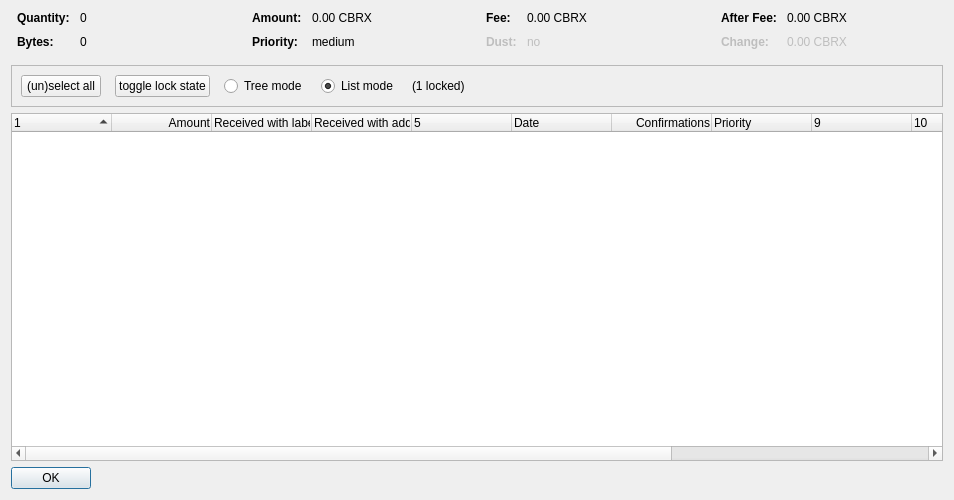
<?xml version="1.0" encoding="UTF-8"?>
<ui version="4.0">
 <class>CoinControlDialog</class>
 <widget class="QDialog" name="CoinControlDialog">
  <property name="geometry">
   <rect>
    <x>0</x>
    <y>0</y>
    <width>954</width>
    <height>500</height>
   </rect>
  </property>
  <property name="windowTitle">
   <string>Coin Selection</string>
  </property>
  <layout class="QVBoxLayout" name="verticalLayout">
   <item>
    <layout class="QHBoxLayout" name="horizontalLayoutTop" stretch="0,0,0,0">
     <property name="topMargin">
      <number>0</number>
     </property>
     <property name="bottomMargin">
      <number>10</number>
     </property>
     <item>
      <layout class="QFormLayout" name="formLayoutCoinControl1">
       <property name="horizontalSpacing">
        <number>10</number>
       </property>
       <property name="verticalSpacing">
        <number>10</number>
       </property>
       <property name="leftMargin">
        <number>6</number>
       </property>
       <property name="rightMargin">
        <number>6</number>
       </property>
       <item row="0" column="0">
        <widget class="QLabel" name="labelCoinControlQuantityText">
         <property name="font">
          <font>
           <weight>75</weight>
           <bold>true</bold>
          </font>
         </property>
         <property name="text">
          <string>Quantity:</string>
         </property>
        </widget>
       </item>
       <item row="0" column="1">
        <widget class="QLabel" name="labelCoinControlQuantity">
         <property name="cursor">
          <cursorShape>IBeamCursor</cursorShape>
         </property>
         <property name="contextMenuPolicy">
          <enum>Qt::ActionsContextMenu</enum>
         </property>
         <property name="text">
          <string notr="true">0</string>
         </property>
         <property name="textInteractionFlags">
          <set>Qt::LinksAccessibleByMouse|Qt::TextSelectableByKeyboard|Qt::TextSelectableByMouse</set>
         </property>
        </widget>
       </item>
       <item row="1" column="0">
        <widget class="QLabel" name="labelCoinControlBytesText">
         <property name="font">
          <font>
           <weight>75</weight>
           <bold>true</bold>
          </font>
         </property>
         <property name="text">
          <string>Bytes:</string>
         </property>
        </widget>
       </item>
       <item row="1" column="1">
        <widget class="QLabel" name="labelCoinControlBytes">
         <property name="cursor">
          <cursorShape>IBeamCursor</cursorShape>
         </property>
         <property name="contextMenuPolicy">
          <enum>Qt::ActionsContextMenu</enum>
         </property>
         <property name="text">
          <string notr="true">0</string>
         </property>
         <property name="textInteractionFlags">
          <set>Qt::LinksAccessibleByMouse|Qt::TextSelectableByKeyboard|Qt::TextSelectableByMouse</set>
         </property>
        </widget>
       </item>
      </layout>
     </item>
     <item>
      <layout class="QFormLayout" name="formLayoutCoinControl2">
       <property name="horizontalSpacing">
        <number>10</number>
       </property>
       <property name="verticalSpacing">
        <number>10</number>
       </property>
       <property name="leftMargin">
        <number>6</number>
       </property>
       <property name="rightMargin">
        <number>6</number>
       </property>
       <item row="0" column="0">
        <widget class="QLabel" name="labelCoinControlAmountText">
         <property name="font">
          <font>
           <weight>75</weight>
           <bold>true</bold>
          </font>
         </property>
         <property name="text">
          <string>Amount:</string>
         </property>
        </widget>
       </item>
       <item row="0" column="1">
        <widget class="QLabel" name="labelCoinControlAmount">
         <property name="cursor">
          <cursorShape>IBeamCursor</cursorShape>
         </property>
         <property name="contextMenuPolicy">
          <enum>Qt::ActionsContextMenu</enum>
         </property>
         <property name="text">
          <string notr="true">0.00 CBRX</string>
         </property>
         <property name="textInteractionFlags">
          <set>Qt::LinksAccessibleByMouse|Qt::TextSelectableByKeyboard|Qt::TextSelectableByMouse</set>
         </property>
        </widget>
       </item>
       <item row="1" column="0">
        <widget class="QLabel" name="labelCoinControlPriorityText">
         <property name="font">
          <font>
           <weight>75</weight>
           <bold>true</bold>
          </font>
         </property>
         <property name="text">
          <string>Priority:</string>
         </property>
        </widget>
       </item>
       <item row="1" column="1">
        <widget class="QLabel" name="labelCoinControlPriority">
         <property name="cursor">
          <cursorShape>IBeamCursor</cursorShape>
         </property>
         <property name="contextMenuPolicy">
          <enum>Qt::ActionsContextMenu</enum>
         </property>
         <property name="text">
          <string>medium</string>
         </property>
         <property name="textInteractionFlags">
          <set>Qt::LinksAccessibleByMouse|Qt::TextSelectableByKeyboard|Qt::TextSelectableByMouse</set>
         </property>
        </widget>
       </item>
      </layout>
     </item>
     <item>
      <layout class="QFormLayout" name="formLayoutCoinControl3">
       <property name="horizontalSpacing">
        <number>10</number>
       </property>
       <property name="verticalSpacing">
        <number>10</number>
       </property>
       <property name="leftMargin">
        <number>6</number>
       </property>
       <property name="rightMargin">
        <number>6</number>
       </property>
       <item row="0" column="0">
        <widget class="QLabel" name="labelCoinControlFeeText">
         <property name="font">
          <font>
           <weight>75</weight>
           <bold>true</bold>
          </font>
         </property>
         <property name="text">
          <string>Fee:</string>
         </property>
        </widget>
       </item>
       <item row="0" column="1">
        <widget class="QLabel" name="labelCoinControlFee">
         <property name="cursor">
          <cursorShape>IBeamCursor</cursorShape>
         </property>
         <property name="contextMenuPolicy">
          <enum>Qt::ActionsContextMenu</enum>
         </property>
         <property name="text">
          <string notr="true">0.00 CBRX</string>
         </property>
         <property name="textInteractionFlags">
          <set>Qt::LinksAccessibleByMouse|Qt::TextSelectableByKeyboard|Qt::TextSelectableByMouse</set>
         </property>
        </widget>
       </item>
       <item row="1" column="0">
        <widget class="QLabel" name="labelCoinControlLowOutputText">
         <property name="enabled">
          <bool>false</bool>
         </property>
         <property name="font">
          <font>
           <weight>75</weight>
           <bold>true</bold>
          </font>
         </property>
         <property name="text">
          <string>Dust:</string>
         </property>
        </widget>
       </item>
       <item row="1" column="1">
        <widget class="QLabel" name="labelCoinControlLowOutput">
         <property name="enabled">
          <bool>false</bool>
         </property>
         <property name="cursor">
          <cursorShape>IBeamCursor</cursorShape>
         </property>
         <property name="contextMenuPolicy">
          <enum>Qt::ActionsContextMenu</enum>
         </property>
         <property name="text">
          <string>no</string>
         </property>
         <property name="textInteractionFlags">
          <set>Qt::LinksAccessibleByMouse|Qt::TextSelectableByKeyboard|Qt::TextSelectableByMouse</set>
         </property>
        </widget>
       </item>
      </layout>
     </item>
     <item>
      <layout class="QFormLayout" name="formLayoutCoinControl4">
       <property name="horizontalSpacing">
        <number>10</number>
       </property>
       <property name="verticalSpacing">
        <number>10</number>
       </property>
       <property name="leftMargin">
        <number>6</number>
       </property>
       <property name="rightMargin">
        <number>6</number>
       </property>
       <item row="0" column="0">
        <widget class="QLabel" name="labelCoinControlAfterFeeText">
         <property name="font">
          <font>
           <weight>75</weight>
           <bold>true</bold>
          </font>
         </property>
         <property name="text">
          <string>After Fee:</string>
         </property>
        </widget>
       </item>
       <item row="0" column="1">
        <widget class="QLabel" name="labelCoinControlAfterFee">
         <property name="cursor">
          <cursorShape>IBeamCursor</cursorShape>
         </property>
         <property name="contextMenuPolicy">
          <enum>Qt::ActionsContextMenu</enum>
         </property>
         <property name="text">
          <string notr="true">0.00 CBRX</string>
         </property>
         <property name="textInteractionFlags">
          <set>Qt::LinksAccessibleByMouse|Qt::TextSelectableByKeyboard|Qt::TextSelectableByMouse</set>
         </property>
        </widget>
       </item>
       <item row="1" column="0">
        <widget class="QLabel" name="labelCoinControlChangeText">
         <property name="enabled">
          <bool>false</bool>
         </property>
         <property name="font">
          <font>
           <weight>75</weight>
           <bold>true</bold>
          </font>
         </property>
         <property name="text">
          <string>Change:</string>
         </property>
        </widget>
       </item>
       <item row="1" column="1">
        <widget class="QLabel" name="labelCoinControlChange">
         <property name="enabled">
          <bool>false</bool>
         </property>
         <property name="cursor">
          <cursorShape>IBeamCursor</cursorShape>
         </property>
         <property name="contextMenuPolicy">
          <enum>Qt::ActionsContextMenu</enum>
         </property>
         <property name="text">
          <string notr="true">0.00 CBRX</string>
         </property>
         <property name="textInteractionFlags">
          <set>Qt::LinksAccessibleByMouse|Qt::TextSelectableByKeyboard|Qt::TextSelectableByMouse</set>
         </property>
        </widget>
       </item>
      </layout>
     </item>
    </layout>
   </item>
   <item>
    <widget class="QFrame" name="frame">
     <property name="minimumSize">
      <size>
       <width>0</width>
       <height>40</height>
      </size>
     </property>
     <property name="frameShape">
      <enum>QFrame::StyledPanel</enum>
     </property>
     <property name="frameShadow">
      <enum>QFrame::Sunken</enum>
     </property>
     <layout class="QHBoxLayout" name="horizontalLayout">
      <item>
       <layout class="QHBoxLayout" name="horizontalLayoutPanel" stretch="0,0,0,0,0,0">
        <property name="spacing">
         <number>14</number>
        </property>
        <item>
         <widget class="QPushButton" name="pushButtonSelectAll">
          <property name="sizePolicy">
           <sizepolicy hsizetype="Maximum" vsizetype="Fixed">
            <horstretch>0</horstretch>
            <verstretch>0</verstretch>
           </sizepolicy>
          </property>
          <property name="text">
           <string>(un)select all</string>
          </property>
          <property name="autoDefault">
           <bool>false</bool>
          </property>
         </widget>
        </item>
        <item>
         <widget class="QPushButton" name="pushButtonToggleLock">
          <property name="sizePolicy">
           <sizepolicy hsizetype="Maximum" vsizetype="Fixed">
            <horstretch>0</horstretch>
            <verstretch>0</verstretch>
           </sizepolicy>
          </property>
          <property name="text">
           <string>toggle lock state</string>
          </property>
          <property name="autoDefault">
           <bool>false</bool>
          </property>
         </widget>
        </item>
        <item>
         <widget class="QRadioButton" name="radioTreeMode">
          <property name="sizePolicy">
           <sizepolicy hsizetype="Maximum" vsizetype="Fixed">
            <horstretch>0</horstretch>
            <verstretch>0</verstretch>
           </sizepolicy>
          </property>
          <property name="text">
           <string>Tree mode</string>
          </property>
         </widget>
        </item>
        <item>
         <widget class="QRadioButton" name="radioListMode">
          <property name="sizePolicy">
           <sizepolicy hsizetype="Maximum" vsizetype="Fixed">
            <horstretch>0</horstretch>
            <verstretch>0</verstretch>
           </sizepolicy>
          </property>
          <property name="text">
           <string>List mode</string>
          </property>
          <property name="checked">
           <bool>true</bool>
          </property>
         </widget>
        </item>
        <item>
         <widget class="QLabel" name="labelLocked">
          <property name="text">
           <string>(1 locked)</string>
          </property>
         </widget>
        </item>
        <item>
         <spacer name="horizontalSpacer">
          <property name="orientation">
           <enum>Qt::Horizontal</enum>
          </property>
          <property name="sizeHint" stdset="0">
           <size>
            <width>40</width>
            <height>20</height>
           </size>
          </property>
         </spacer>
        </item>
       </layout>
      </item>
     </layout>
    </widget>
   </item>
   <item>
    <widget class="CoinControlTreeWidget" name="treeWidget">
     <property name="contextMenuPolicy">
      <enum>Qt::CustomContextMenu</enum>
     </property>
     <property name="sortingEnabled">
      <bool>false</bool>
     </property>
     <property name="columnCount">
      <number>13</number>
     </property>
     <attribute name="headerShowSortIndicator" stdset="0">
      <bool>true</bool>
     </attribute>
     <attribute name="headerStretchLastSection">
      <bool>false</bool>
     </attribute>
     <column>
      <property name="text">
       <string/>
      </property>
     </column>
     <column>
      <property name="text">
       <string>Amount</string>
      </property>
      <property name="textAlignment">
       <set>AlignTrailing|AlignVCenter</set>
      </property>
     </column>
     <column>
      <property name="text">
       <string>Received with label</string>
      </property>
     </column>
     <column>
      <property name="text">
       <string>Received with address</string>
      </property>
     </column>
     <column>
      <property name="text">
       <string/>
      </property>
     </column>
     <column>
      <property name="text">
       <string>Date</string>
      </property>
     </column>
     <column>
      <property name="text">
       <string>Confirmations</string>
      </property>
      <property name="toolTip">
       <string>Confirmed</string>
      </property>
      <property name="textAlignment">
       <set>AlignTrailing|AlignVCenter</set>
      </property>
     </column>
     <column>
      <property name="text">
       <string>Priority</string>
      </property>
     </column>
     <column>
      <property name="text">
       <string/>
      </property>
     </column>
     <column>
      <property name="text">
       <string/>
      </property>
     </column>
     <column>
      <property name="text">
       <string/>
      </property>
     </column>
     <column>
      <property name="text">
       <string/>
      </property>
     </column>
     <column>
      <property name="text">
       <string/>
      </property>
     </column>
    </widget>
   </item>
   <item>
    <widget class="QDialogButtonBox" name="buttonBox">
     <property name="sizePolicy">
      <sizepolicy hsizetype="Maximum" vsizetype="Fixed">
       <horstretch>0</horstretch>
       <verstretch>0</verstretch>
      </sizepolicy>
     </property>
     <property name="orientation">
      <enum>Qt::Horizontal</enum>
     </property>
     <property name="standardButtons">
      <set>QDialogButtonBox::Ok</set>
     </property>
    </widget>
   </item>
  </layout>
 </widget>
 <customwidgets>
  <customwidget>
   <class>CoinControlTreeWidget</class>
   <extends>QTreeWidget</extends>
   <header>coincontroltreewidget.h</header>
  </customwidget>
 </customwidgets>
 <resources/>
 <connections/>
</ui>
